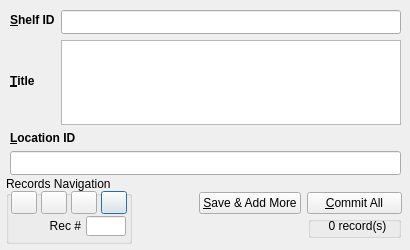
<?xml version="1.0" encoding="UTF-8"?>
<ui version="4.0">
 <class>AddShelf</class>
 <widget class="QDialog" name="AddShelf">
  <property name="windowModality">
   <enum>Qt::NonModal</enum>
  </property>
  <property name="geometry">
   <rect>
    <x>0</x>
    <y>0</y>
    <width>410</width>
    <height>250</height>
   </rect>
  </property>
  <property name="minimumSize">
   <size>
    <width>410</width>
    <height>250</height>
   </size>
  </property>
  <property name="maximumSize">
   <size>
    <width>410</width>
    <height>250</height>
   </size>
  </property>
  <property name="windowTitle">
   <string>Add Shelf</string>
  </property>
  <property name="windowIcon">
   <iconset resource="../resources/res.qrc">
    <normaloff>:/toolbar/shelf-icon.png</normaloff>:/toolbar/shelf-icon.png</iconset>
  </property>
  <widget class="QWidget" name="verticalLayoutWidget_6">
   <property name="geometry">
    <rect>
     <x>10</x>
     <y>10</y>
     <width>391</width>
     <height>165</height>
    </rect>
   </property>
   <layout class="QVBoxLayout" name="VL100">
    <item>
     <layout class="QHBoxLayout" name="HL110">
      <item>
       <layout class="QVBoxLayout" name="VL112">
        <item>
         <widget class="QLabel" name="LblFolderID">
          <property name="sizePolicy">
           <sizepolicy hsizetype="Preferred" vsizetype="Fixed">
            <horstretch>0</horstretch>
            <verstretch>0</verstretch>
           </sizepolicy>
          </property>
          <property name="minimumSize">
           <size>
            <width>0</width>
            <height>20</height>
           </size>
          </property>
          <property name="font">
           <font>
            <pointsize>9</pointsize>
            <weight>75</weight>
            <bold>true</bold>
           </font>
          </property>
          <property name="text">
           <string>&amp;Shelf ID</string>
          </property>
          <property name="buddy">
           <cstring>lineEdit0shelf_id</cstring>
          </property>
         </widget>
        </item>
        <item>
         <widget class="QLabel" name="LblTitle">
          <property name="font">
           <font>
            <pointsize>9</pointsize>
            <weight>75</weight>
            <bold>true</bold>
           </font>
          </property>
          <property name="text">
           <string>&amp;Title</string>
          </property>
          <property name="buddy">
           <cstring>textEdit0shelf_title</cstring>
          </property>
         </widget>
        </item>
       </layout>
      </item>
      <item>
       <layout class="QHBoxLayout" name="HL111">
        <item>
         <layout class="QVBoxLayout" name="VL1111">
          <item>
           <widget class="QLineEdit" name="lineEdit0shelf_id">
            <property name="minimumSize">
             <size>
              <width>0</width>
              <height>24</height>
             </size>
            </property>
            <property name="font">
             <font>
              <pointsize>9</pointsize>
             </font>
            </property>
           </widget>
          </item>
          <item>
           <widget class="QTextEdit" name="textEdit0shelf_title">
            <property name="font">
             <font>
              <pointsize>9</pointsize>
             </font>
            </property>
           </widget>
          </item>
         </layout>
        </item>
       </layout>
      </item>
     </layout>
    </item>
    <item>
     <layout class="QVBoxLayout" name="VL120_2">
      <item>
       <layout class="QHBoxLayout" name="HL122_2">
        <item>
         <widget class="QLabel" name="LblStartDate_2">
          <property name="font">
           <font>
            <pointsize>9</pointsize>
            <weight>75</weight>
            <bold>true</bold>
           </font>
          </property>
          <property name="text">
           <string>&amp;Location ID</string>
          </property>
          <property name="buddy">
           <cstring>lineEdit0shelf_loc_id</cstring>
          </property>
         </widget>
        </item>
       </layout>
      </item>
      <item>
       <layout class="QHBoxLayout" name="HL121_2">
        <item>
         <widget class="QLineEdit" name="lineEdit0shelf_loc_id">
          <property name="minimumSize">
           <size>
            <width>0</width>
            <height>24</height>
           </size>
          </property>
          <property name="font">
           <font>
            <pointsize>9</pointsize>
           </font>
          </property>
         </widget>
        </item>
       </layout>
      </item>
     </layout>
    </item>
   </layout>
  </widget>
  <widget class="QWidget" name="horizontalLayoutWidget">
   <property name="geometry">
    <rect>
     <x>135</x>
     <y>216</y>
     <width>266</width>
     <height>22</height>
    </rect>
   </property>
   <layout class="QHBoxLayout" name="HL101">
    <item>
     <spacer name="horizontalSpacer">
      <property name="orientation">
       <enum>Qt::Horizontal</enum>
      </property>
      <property name="sizeHint" stdset="0">
       <size>
        <width>40</width>
        <height>20</height>
       </size>
      </property>
     </spacer>
    </item>
    <item>
     <widget class="QGroupBox" name="GB2">
      <property name="sizePolicy">
       <sizepolicy hsizetype="Fixed" vsizetype="Preferred">
        <horstretch>0</horstretch>
        <verstretch>0</verstretch>
       </sizepolicy>
      </property>
      <property name="minimumSize">
       <size>
        <width>93</width>
        <height>0</height>
       </size>
      </property>
      <property name="title">
       <string/>
      </property>
      <widget class="QLabel" name="LblTotalRecords">
       <property name="geometry">
        <rect>
         <x>4</x>
         <y>0</y>
         <width>91</width>
         <height>20</height>
        </rect>
       </property>
       <property name="sizePolicy">
        <sizepolicy hsizetype="Fixed" vsizetype="Preferred">
         <horstretch>0</horstretch>
         <verstretch>0</verstretch>
        </sizepolicy>
       </property>
       <property name="minimumSize">
        <size>
         <width>65</width>
         <height>0</height>
        </size>
       </property>
       <property name="text">
        <string>0 record(s)</string>
       </property>
       <property name="alignment">
        <set>Qt::AlignCenter</set>
       </property>
      </widget>
     </widget>
    </item>
   </layout>
  </widget>
  <widget class="QGroupBox" name="GB1">
   <property name="geometry">
    <rect>
     <x>6</x>
     <y>176</y>
     <width>126</width>
     <height>68</height>
    </rect>
   </property>
   <property name="maximumSize">
    <size>
     <width>16777215</width>
     <height>68</height>
    </size>
   </property>
   <property name="title">
    <string>Records Navigation</string>
   </property>
   <widget class="QLabel" name="LblRecNo">
    <property name="geometry">
     <rect>
      <x>10</x>
      <y>40</y>
      <width>65</width>
      <height>20</height>
     </rect>
    </property>
    <property name="sizePolicy">
     <sizepolicy hsizetype="Fixed" vsizetype="Preferred">
      <horstretch>0</horstretch>
      <verstretch>0</verstretch>
     </sizepolicy>
    </property>
    <property name="minimumSize">
     <size>
      <width>65</width>
      <height>0</height>
     </size>
    </property>
    <property name="text">
     <string>Rec #</string>
    </property>
    <property name="alignment">
     <set>Qt::AlignRight|Qt::AlignTrailing|Qt::AlignVCenter</set>
    </property>
    <property name="buddy">
     <cstring>lineEditRecordNo</cstring>
    </property>
   </widget>
   <widget class="QLineEdit" name="lineEditRecordNo">
    <property name="geometry">
     <rect>
      <x>80</x>
      <y>40</y>
      <width>40</width>
      <height>20</height>
     </rect>
    </property>
    <property name="minimumSize">
     <size>
      <width>40</width>
      <height>0</height>
     </size>
    </property>
    <property name="maximumSize">
     <size>
      <width>40</width>
      <height>16777215</height>
     </size>
    </property>
    <property name="alignment">
     <set>Qt::AlignCenter</set>
    </property>
   </widget>
   <widget class="QPushButton" name="pushButtonLast">
    <property name="geometry">
     <rect>
      <x>95</x>
      <y>15</y>
      <width>26</width>
      <height>23</height>
     </rect>
    </property>
    <property name="text">
     <string/>
    </property>
    <property name="icon">
     <iconset resource="../resources/res.qrc">
      <normaloff>:/navigate/control-stop-right-icon.png</normaloff>:/navigate/control-stop-right-icon.png</iconset>
    </property>
    <property name="iconSize">
     <size>
      <width>32</width>
      <height>32</height>
     </size>
    </property>
   </widget>
   <widget class="QPushButton" name="pushButtonNext">
    <property name="geometry">
     <rect>
      <x>65</x>
      <y>15</y>
      <width>26</width>
      <height>23</height>
     </rect>
    </property>
    <property name="text">
     <string/>
    </property>
    <property name="icon">
     <iconset resource="../resources/res.qrc">
      <normaloff>:/navigate/control-double-right-icon.png</normaloff>:/navigate/control-double-right-icon.png</iconset>
    </property>
    <property name="iconSize">
     <size>
      <width>32</width>
      <height>32</height>
     </size>
    </property>
   </widget>
   <widget class="QPushButton" name="pushButtonPrev">
    <property name="geometry">
     <rect>
      <x>35</x>
      <y>15</y>
      <width>26</width>
      <height>23</height>
     </rect>
    </property>
    <property name="text">
     <string/>
    </property>
    <property name="icon">
     <iconset resource="../resources/res.qrc">
      <normaloff>:/navigate/control-double-left-icon.png</normaloff>:/navigate/control-double-left-icon.png</iconset>
    </property>
    <property name="iconSize">
     <size>
      <width>32</width>
      <height>32</height>
     </size>
    </property>
   </widget>
   <widget class="QPushButton" name="pushButtonFirst">
    <property name="geometry">
     <rect>
      <x>5</x>
      <y>15</y>
      <width>26</width>
      <height>23</height>
     </rect>
    </property>
    <property name="text">
     <string/>
    </property>
    <property name="icon">
     <iconset resource="../resources/res.qrc">
      <normaloff>:/navigate/control-stop-left-icon.png</normaloff>:/navigate/control-stop-left-icon.png</iconset>
    </property>
    <property name="iconSize">
     <size>
      <width>32</width>
      <height>32</height>
     </size>
    </property>
   </widget>
  </widget>
  <widget class="QWidget" name="horizontalLayoutWidget_2">
   <property name="geometry">
    <rect>
     <x>136</x>
     <y>191</y>
     <width>266</width>
     <height>25</height>
    </rect>
   </property>
   <layout class="QHBoxLayout" name="horizontalLayout">
    <item>
     <spacer name="horizontalSpacer_2">
      <property name="orientation">
       <enum>Qt::Horizontal</enum>
      </property>
      <property name="sizeHint" stdset="0">
       <size>
        <width>40</width>
        <height>20</height>
       </size>
      </property>
     </spacer>
    </item>
    <item>
     <widget class="QPushButton" name="pushButtonAddMore">
      <property name="sizePolicy">
       <sizepolicy hsizetype="Fixed" vsizetype="Fixed">
        <horstretch>0</horstretch>
        <verstretch>0</verstretch>
       </sizepolicy>
      </property>
      <property name="minimumSize">
       <size>
        <width>95</width>
        <height>0</height>
       </size>
      </property>
      <property name="text">
       <string>&amp;Save &amp;&amp; Add More</string>
      </property>
     </widget>
    </item>
    <item>
     <widget class="QPushButton" name="pushButtonCommitAll">
      <property name="sizePolicy">
       <sizepolicy hsizetype="Fixed" vsizetype="Fixed">
        <horstretch>0</horstretch>
        <verstretch>0</verstretch>
       </sizepolicy>
      </property>
      <property name="minimumSize">
       <size>
        <width>95</width>
        <height>0</height>
       </size>
      </property>
      <property name="text">
       <string>&amp;Commit All</string>
      </property>
     </widget>
    </item>
   </layout>
  </widget>
 </widget>
 <tabstops>
  <tabstop>lineEdit0shelf_id</tabstop>
  <tabstop>textEdit0shelf_title</tabstop>
  <tabstop>lineEdit0shelf_loc_id</tabstop>
  <tabstop>pushButtonAddMore</tabstop>
  <tabstop>pushButtonCommitAll</tabstop>
  <tabstop>lineEditRecordNo</tabstop>
  <tabstop>pushButtonFirst</tabstop>
  <tabstop>pushButtonPrev</tabstop>
  <tabstop>pushButtonNext</tabstop>
  <tabstop>pushButtonLast</tabstop>
 </tabstops>
 <resources>
  <include location="../resources/res.qrc"/>
 </resources>
 <connections/>
</ui>
